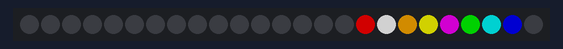
Bench run of a sketch on a simulated ESP32. Shown: 25 RGB LEDs in strip order, left to right. Dim RGB values are drawn brighter than linear; random numbers use the default seed unless the sketch sets one.

Above: at 1.24 s.
At 12.25 s:
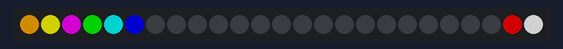
At 23.58 s:
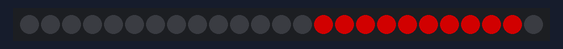
At 29.55 s:
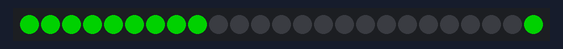
At 35.92 s:
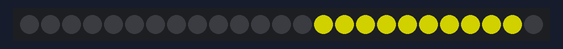
At 39.4 s:
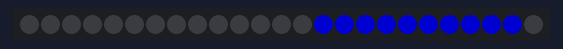

The sketch:

neopixel_5x5.ino
```cpp
#include <Adafruit_NeoPixel.h>
#define PIN            5
#define NUMPIXELS      25
Adafruit_NeoPixel pixels = Adafruit_NeoPixel(NUMPIXELS, PIN, NEO_GRB + NEO_KHZ800);

int delayval = 500;

void setup() {
  pixels.begin();
  randomSeed(analogRead(0));
}

void setColor(uint8_t nr, uint8_t r, uint8_t g, uint8_t b) {
  pixels.setPixelColor(nr, pixels.Color(r, g, b));
  pixels.show();
}

void setRed(int nr, uint8_t pow) {
  setColor(nr, pow, 0, 0);
}

void setGreen(int nr, uint8_t pow) {
  setColor(nr, 0, pow, 0);
}

void setBlue(int nr, uint8_t pow) {
  setColor(nr, 0, 0, pow);
}

void setYellow(int nr, uint8_t pow) {
  setColor(nr, pow, pow, 0);
}

void setViolet(int nr, uint8_t pow) {
  setColor(nr, pow, 0, pow);
}

void setMarine(int nr, uint8_t pow) {
  setColor(nr, 0, pow, pow);
}

void setOrange(int nr, uint8_t pow) {
  uint8_t g = pow * 2 / 3;
  setColor(nr, pow, g, 0);
}

void switchOff(int nr) {
  setColor(nr, 0, 0, 0);
}

void lightDark() {
  for (uint8_t p = 1; p < 250; p += 5) {
    for (int i = 0; i < NUMPIXELS; i++) {
      if (i % 4 == 0)
        setRed(i, p);
      else if (i % 4 == 1)
        setBlue(i, p);
      else if (i % 4 == 2)
        setGreen(i, p);
      else if (i % 4 == 3)
        setYellow(i, p);
    }
    delay(100);
  }
}

void rondo() {
  uint8_t p = 120;
  for (int b = 0; b < 32; b++) {
    int nr = b % NUMPIXELS;
    for (int i = 0; i < NUMPIXELS; i++) {
      if (i % 4 == 0)
        setRed((i + nr) % NUMPIXELS, p);
      else if (i % 4 == 1)
        setBlue((i + nr) % NUMPIXELS, p);
      else if (i % 4 == 2)
        setGreen((i + nr) % NUMPIXELS, p);
      else if (i % 4 == 3)
        setYellow((i + nr) % NUMPIXELS, p);
    }
    delay(500);
  }
}

void colorLight() {
  uint8_t pow = 120;
  for (int i = 0; i < NUMPIXELS; i++) {
    setRed(i, pow);
  }
  delay(1000);
  for (int i = 0; i < NUMPIXELS; i++) {
    setGreen(i, pow);
  }
  delay(1000);
  for (int i = 0; i < NUMPIXELS; i++) {
    setYellow(i, pow);
  }
  delay(1000);
  for (int i = 0; i < NUMPIXELS; i++) {
    setBlue(i, pow);
  }
  delay(1000);
}

boolean snakeIfOnLed(int i, uint8_t start, uint8_t end, uint8_t N) {
  if (i >= start) {
    if (i < start + N)
      return true;
    else
      return false;
  } else {
    if (end < start) {
      if (i < end)
        return true;
      else
        return false;
    } else
      return false;
  }
  return true;
}

void snakeMove() {
  uint8_t pow = 120;
  uint8_t NUMB = 10;
  uint8_t start = 0;
  uint8_t end = NUMB;
  uint8_t r = 0;
  uint8_t g = 0;
  uint8_t b = 0;
  for (int k = 1; k < 7; k++) {
    if ((k & 1) > 0)
      r = pow;
    else
      r = 0;
    if ((k & 2) > 0)
      g = pow;
    else
      g = 0;
    if ((k & 4) > 0)
      b = pow;
    else
      b = 0;
    for (int j = 0; j < 64; j++) {
      end = (start + NUMB) % NUMPIXELS;
      for (int i = 0; i < NUMPIXELS; i++) {
        if (snakeIfOnLed(i, start, end, NUMB))
          setColor(i, r, g, b);
        else
          switchOff(i);
      }
      start++;
      start %= NUMPIXELS;
      delay(50);
    }
  }
}

void snakeMoveColor() {
  uint8_t pow = 120;
  uint8_t NUMB = 8;
  uint8_t start = 0;
  uint8_t end = NUMB;
  uint8_t pos = 0;
  for (int j = 0; j < 320; j++) {
    end = (start + NUMB) % NUMPIXELS;
    for (int i = 0; i < NUMPIXELS; i++) {
      if (snakeIfOnLed(i, start, end, NUMB)) {
        if (i >= start)
          pos = i - start;
        else
          pos = i + NUMPIXELS - start;
        switch (pos) {
        case 0:
          setRed(i, pow);
          break;
        case 2:
          setOrange(i, pow);
          break;
        case 3:
          setYellow(i, pow);
          break;
        case 4:
          setViolet(i, pow);
          break;
        case 5:
          setGreen(i, pow);
          break;
        case 6:
          setMarine(i, pow);
          break;
        case 7:
          setBlue(i, pow);
          break;
        default:
          setColor(i, pow, pow, pow);
          break;
        }
      } else
        switchOff(i);
    }
    start++;
    start %= NUMPIXELS;
    delay(50);
  }
}

void randomColor() {
  for (int j = 0; j < 20; j++) {
    for (int i = 0; i < NUMPIXELS; i++) {
      setColor(i, random(120), random(120), random(120));
    }
    delay(1000);
  }
}

void off() {
  for (int i = 0; i < NUMPIXELS; i++) {
    switchOff(i);
  }
}

void loop() {
  snakeMoveColor();
  off();
  snakeMove();
  off();
  delay(delayval);
  lightDark();
  off();
  delay(delayval);
  colorLight();
  off();
  delay(delayval);
  rondo();
  colorLight();
  delay(delayval);
  randomColor();
  delay(delayval);
}
```
